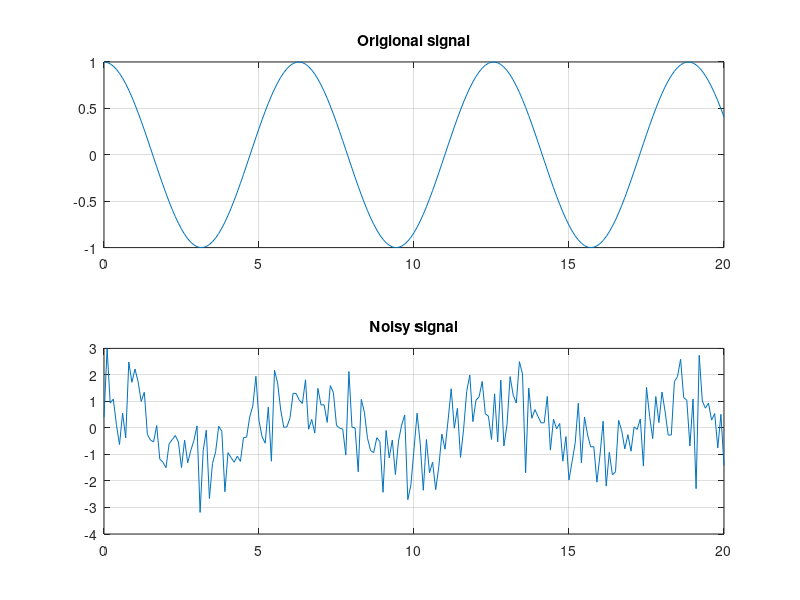
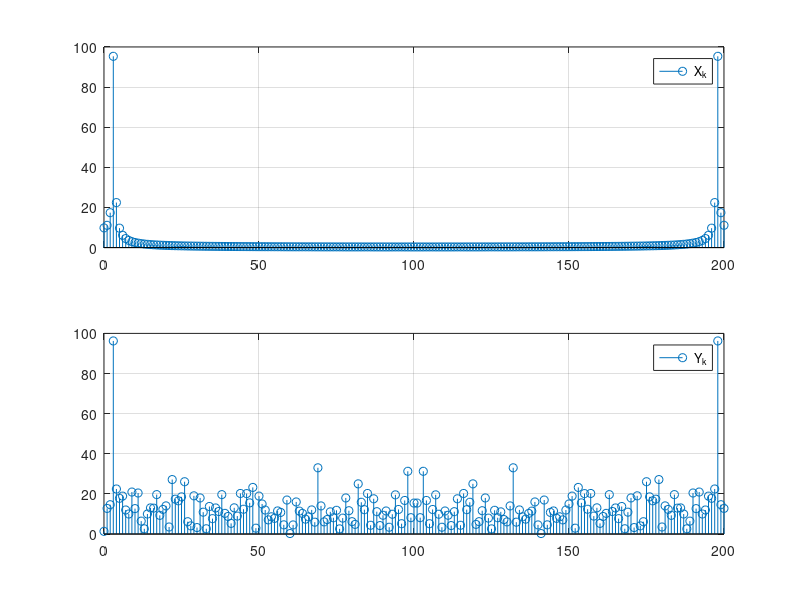
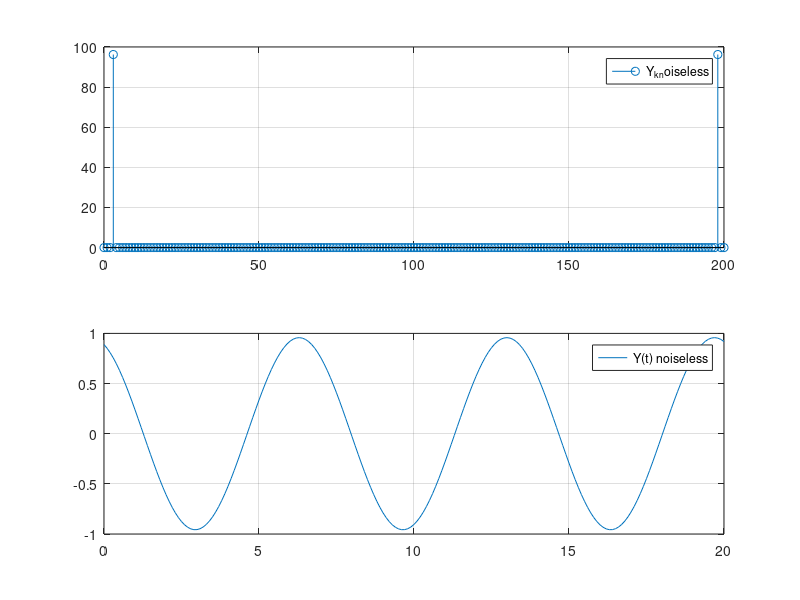

The MATLAB source for these figures, in order:
clc;
t= 0:0.1:20;
x=cos(t);
noise = randn(size(t));
y= x+noise;
figure;
subplot(211); plot(t,x); title('Origional signal');grid on;
subplot(212); plot(t,y);title("Noisy signal");grid on;

X = fft(x);
Y= fft(y);
N=length(X);
figure
subplot(211);stem(0:N-1, abs(X)); grid on; legend('X_k');
subplot(212); stem(0:N-1, abs(Y)); grid on; legend('Y_k');
for i=1:length(Y);
    if abs(Y(i))<50
        Yclean(i)=0;
    else
        Yclean(i)=Y(i);
    end
end

yclean=ifft(Yclean);
figure
subplot(211);stem(0:N-1,abs(Yclean));legend('Y_k_noiseless');grid on;
subplot(212);plot(t,yclean); legend('Y(t) noiseless');grid on;